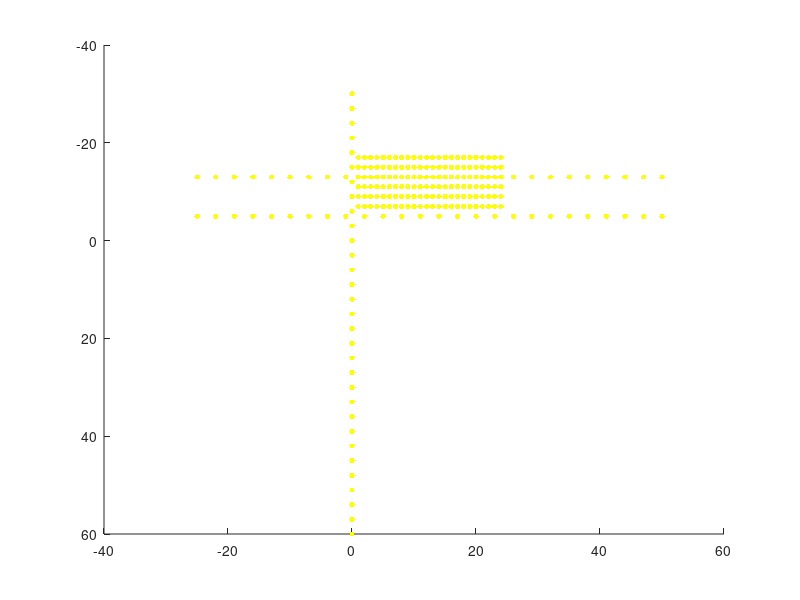

Write the MATLAB code that produced this figure. (Note: this script raises an error after producing the figure.)
% establish_grid.m

% Tristan Guest
% 12 Oct 2018

% define grid for Advocate Beach surveying; rotate and translate to easting
% northing

clear 
close all


% select beach-frame coordinates to revert to pixel coordinates 
xshore = (-30:3:60)';
% xshore = ([-15, -10, -5, 0, 5])';
% loncoord= (-70:1:30);
loncoord= ([0]);

Ipt = 0;

for ii = 1 : length(loncoord)
    
%     count = count + 1;
    
    % define series of longshore transect coordinates
    lonshore = loncoord(ii)*ones(1,length(xshore))';

    % flip axis for consistency
    lonshore = -lonshore;

    figure(1), hold on
        plot(lonshore, xshore, 'y.', 'Markersize', 12)    
    
end


% long grid 2
xcoord = ([-13 -5]);
lonshore= (-50:3:25)';

% flip axis for consistency
    lonshore = -lonshore;

for ii = 1 : length(xcoord)
    
    % define series of longshore transect coordinates
    xshore = xcoord(ii)*ones(1,length(lonshore))';

   
    figure(1)
        plot(lonshore, xshore, 'y.', 'Markersize', 12)

end

% dense_grid2:
xcoord = ([-17,-15,-13,-11,-9,-7]);
lonshore= (-24:-1)';

% flip axis for consistency
    lonshore = -lonshore;

for ii = 1 : length(xcoord)
    
    % define series of longshore transect coordinates
    xshore = xcoord(ii)*ones(1,length(lonshore))';
    
    figure(1)
        plot(lonshore, xshore, 'y.', 'Markersize', 12)


end

set(gca, 'Color', 'none'); % Sets axes background
set(gca, 'ydir', 'reverse')
export_fig(['C:\Projects\AdvocateBeach2018\reports\figures\grid.png'],figure(1),'-dpng','-r450','-transparent')